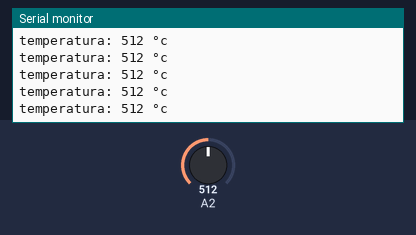
This sketch was run on a simulated Arduino Uno, built with avr-gcc and run on an emulated ATmega328P. Shown: the last lines printed to the serial monitor. The test bench sets the inputs (shaded band); at power-on: A2 = 512.

Above: at 1.2 s.
1.3 s: A2 set to 108
At 2.2 s:
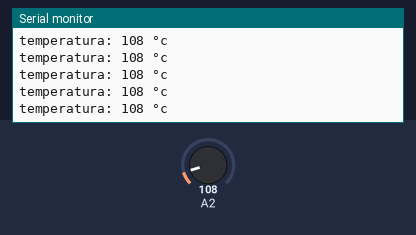
2.8 s: A2 set to 89
At 3.6 s:
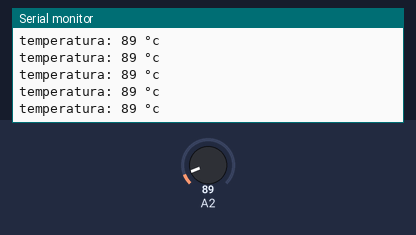
5.8 s: A2 set to 985
At 6.8 s:
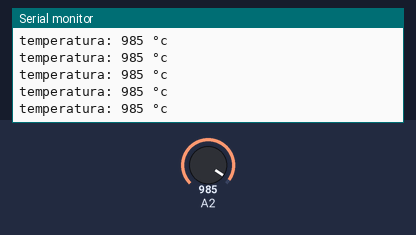
7.3 s: A2 set to 1012
At 8.0 s:
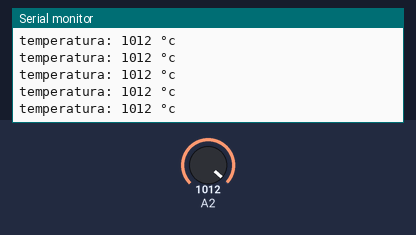
Timing chart, 0 to 10.3 s (numbered marks = the images above; inputs shaded):
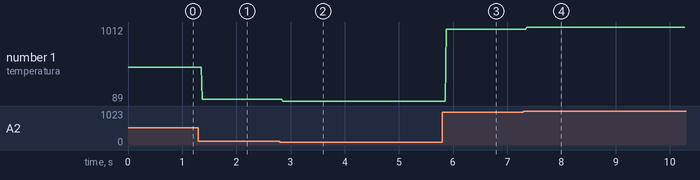

The sketch:

pr_.ino
```cpp
void setup() {
  Serial.begin(9600);
  pinMode(2, INPUT);

}

void loop() {
  Serial.print("temperatura: ");
  Serial.print(analogRead(2));
  Serial.println(" °c");


}
```

Measured:
- after the input at 1.3 s, the serial monitor: prints a new line after 0.07 s (image 1)
- after the input at 2.8 s, the serial monitor: prints a new line after 0.06 s (image 2)
- after the input at 5.8 s, the serial monitor: prints a new line after 0.07 s (image 3)
- after the input at 7.3 s, the serial monitor: prints a new line after 0.06 s (image 4)
- plotted number 1: 512 → 108 after the input at 1.3 s, 108 → 89 after the input at 2.8 s, 89 → 985 after the input at 5.8 s, 985 → 1012 after the input at 7.3 s
